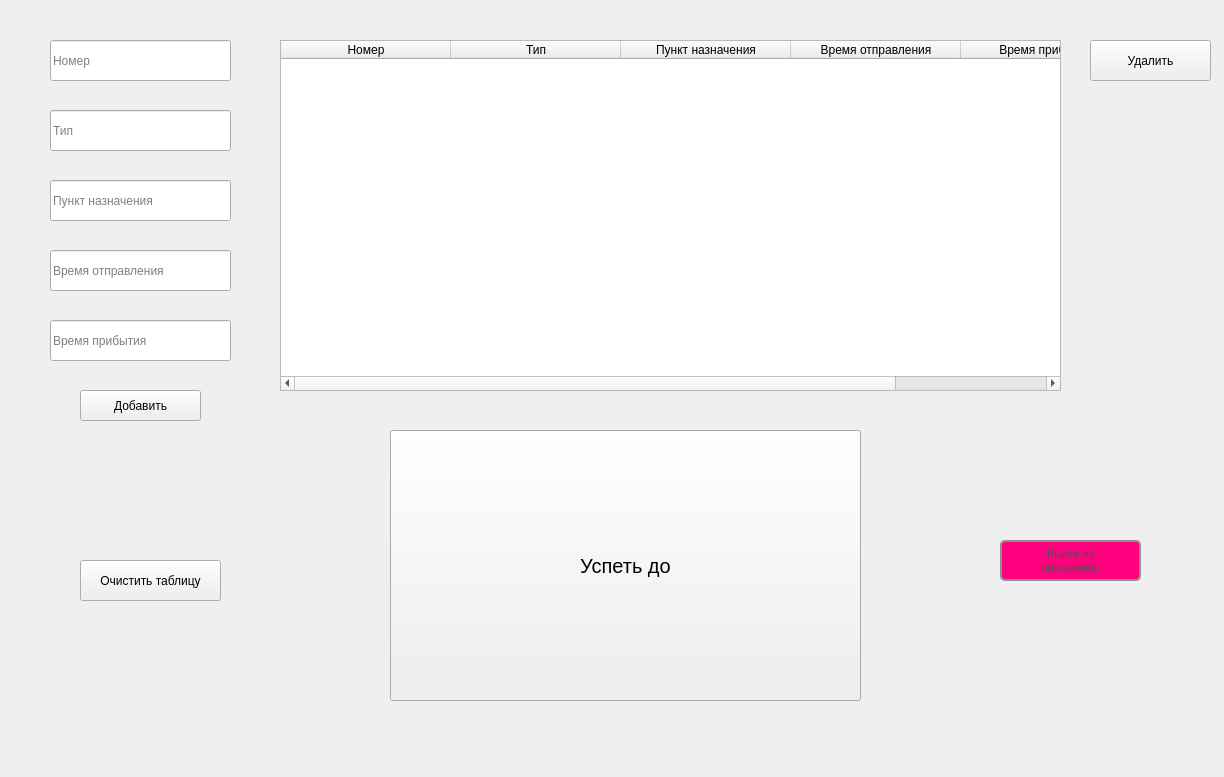
<?xml version="1.0" encoding="UTF-8"?>
<ui version="4.0">
 <class>MainWindow</class>
 <widget class="QMainWindow" name="MainWindow">
  <property name="geometry">
   <rect>
    <x>0</x>
    <y>0</y>
    <width>1224</width>
    <height>777</height>
   </rect>
  </property>
  <property name="windowTitle">
   <string>MainWindow</string>
  </property>
  <property name="styleSheet">
   <string notr="true">QMainWindow
{
	background-color:qlineargradient(spread:pad, x1:0.172, y1:0.0965909, x2:1, y2:1, stop:0 rgba(76, 12, 89, 255), stop:1 rgba(255, 255, 255, 255))
};</string>
  </property>
  <widget class="QWidget" name="centralwidget">
   <widget class="QLineEdit" name="lineEdit">
    <property name="geometry">
     <rect>
      <x>50</x>
      <y>40</y>
      <width>181</width>
      <height>41</height>
     </rect>
    </property>
    <property name="text">
     <string/>
    </property>
    <property name="placeholderText">
     <string>Номер</string>
    </property>
   </widget>
   <widget class="QLineEdit" name="lineEdit_2">
    <property name="geometry">
     <rect>
      <x>50</x>
      <y>110</y>
      <width>181</width>
      <height>41</height>
     </rect>
    </property>
    <property name="text">
     <string/>
    </property>
    <property name="placeholderText">
     <string>Тип</string>
    </property>
   </widget>
   <widget class="QLineEdit" name="lineEdit_3">
    <property name="geometry">
     <rect>
      <x>50</x>
      <y>180</y>
      <width>181</width>
      <height>41</height>
     </rect>
    </property>
    <property name="text">
     <string/>
    </property>
    <property name="placeholderText">
     <string>Пункт назначения</string>
    </property>
   </widget>
   <widget class="QLineEdit" name="lineEdit_4">
    <property name="geometry">
     <rect>
      <x>50</x>
      <y>250</y>
      <width>181</width>
      <height>41</height>
     </rect>
    </property>
    <property name="text">
     <string/>
    </property>
    <property name="placeholderText">
     <string>Время отправления</string>
    </property>
   </widget>
   <widget class="QLineEdit" name="lineEdit_5">
    <property name="geometry">
     <rect>
      <x>50</x>
      <y>320</y>
      <width>181</width>
      <height>41</height>
     </rect>
    </property>
    <property name="text">
     <string/>
    </property>
    <property name="placeholderText">
     <string>Время прибытия</string>
    </property>
   </widget>
   <widget class="QPushButton" name="pushButton">
    <property name="geometry">
     <rect>
      <x>80</x>
      <y>390</y>
      <width>121</width>
      <height>31</height>
     </rect>
    </property>
    <property name="styleSheet">
     <string notr="true">QPushButton {
    border: 2px solid #8f8f8f;
    border-radius: 5px;
    background-color: rgb(170, 170, 255);
    box-shadow: 1px 1px 2px #bfbfbf;
    transition: all 0.2s ease-out;
}

QPushButton:hover {
    border-color: #e53935;
    background-color: #ffcdd2;
    box-shadow: 0 0 20px 20px #e53935;
    animation: explode 0.5s forwards;
}

@keyframes explode {
    0% {
        transform: scale(1);
        opacity: 1;
    }
    50% {
        transform: scale(2);
        opacity: 0.5;
    }
    100% {
        transform: scale(3);
        opacity: 0;
    }
}
</string>
    </property>
    <property name="text">
     <string>Добавить</string>
    </property>
   </widget>
   <widget class="QTableWidget" name="tableWidget">
    <property name="geometry">
     <rect>
      <x>280</x>
      <y>40</y>
      <width>781</width>
      <height>351</height>
     </rect>
    </property>
    <property name="editTriggers">
     <set>QAbstractItemView::NoEditTriggers</set>
    </property>
    <attribute name="horizontalHeaderDefaultSectionSize">
     <number>170</number>
    </attribute>
    <column>
     <property name="text">
      <string>Номер</string>
     </property>
    </column>
    <column>
     <property name="text">
      <string>Тип</string>
     </property>
    </column>
    <column>
     <property name="text">
      <string>Пункт назначения</string>
     </property>
    </column>
    <column>
     <property name="text">
      <string>Время отправления</string>
     </property>
    </column>
    <column>
     <property name="text">
      <string>Время прибытия</string>
     </property>
    </column>
   </widget>
   <widget class="QPushButton" name="pushButton_2">
    <property name="geometry">
     <rect>
      <x>80</x>
      <y>560</y>
      <width>141</width>
      <height>41</height>
     </rect>
    </property>
    <property name="styleSheet">
     <string notr="true">QPushButton
{
	background-color:rgb(255, 170, 255);
	color:rgb(0, 85, 127);
	border-radius: 50%;
};</string>
    </property>
    <property name="text">
     <string>Очистить таблицу</string>
    </property>
   </widget>
   <widget class="QPushButton" name="pushButton_3">
    <property name="geometry">
     <rect>
      <x>1000</x>
      <y>540</y>
      <width>141</width>
      <height>41</height>
     </rect>
    </property>
    <property name="font">
     <font>
      <pointsize>8</pointsize>
     </font>
    </property>
    <property name="styleSheet">
     <string notr="true">QPushButton {
    border: 2px solid #8f8f8f;
    border-radius: 5px;
	background-color:rgb(255, 0, 127);
	color:rgb(79, 80, 80);
    box-shadow: 1px 1px 2px #bfbfbf;
    transition: all 0.2s ease-out;
}
</string>
    </property>
    <property name="text">
     <string>Выйти из
программы</string>
    </property>
   </widget>
   <widget class="QPushButton" name="pushButton_4">
    <property name="geometry">
     <rect>
      <x>1090</x>
      <y>40</y>
      <width>121</width>
      <height>41</height>
     </rect>
    </property>
    <property name="styleSheet">
     <string notr="true">QPushButton {
    border: 2px solid #8f8f8f;
    border-radius: 5px;
	background-color:rgb(107, 200, 129);
    box-shadow: 1px 1px 2px #bfbfbf;
    transition: all 0.2s ease-out;
	color:rgb(85, 0, 0);
}

QPushButton:hover {
    border-color: rgb(193, 255, 243);
    background-color: rgb(68, 205, 205);
    box-shadow: 0 0 30px 30px rgb(193, 255, 243);
    animation: explode 0.5s forwards;
}

@keyframes explode {
    0% {
        transform: scale(1);
        opacity: 1;
    }
    50% {
        transform: scale(2);
        opacity: 0.5;
    }
    100% {
        transform: scale(3);
        opacity: 0;
    }
}
</string>
    </property>
    <property name="text">
     <string>Удалить</string>
    </property>
   </widget>
   <widget class="QPushButton" name="pushButton_5">
    <property name="geometry">
     <rect>
      <x>390</x>
      <y>430</y>
      <width>471</width>
      <height>271</height>
     </rect>
    </property>
    <property name="font">
     <font>
      <pointsize>15</pointsize>
     </font>
    </property>
    <property name="styleSheet">
     <string notr="true">QPushButton {
    border: 2px solid #8f8f8f;
    border-radius: 5px;
	background-color: rgba(255, 255, 0, 255);
    box-shadow: 1px 1px 2px #bfbfbf;
    transition: all 0.2s ease-out;
	color:rgb(85, 0, 0);
}

QPushButton:hover {
    border-color: rgb(193, 255, 243);
	background: url(&quot;C:/Users/reshe/Documents/happy.png&quot;) no-repeat right bottom;
	background-size: cover;
	background-attachment: fixed;
	border-bottom-width: 5;
	border-right-width: 15;
    box-shadow: 0 0 30px 30px rgb(193, 255, 243);
    animation: explode 0.5s forwards;
}

@keyframes explode {
    0% {
        transform: scale(1);
        opacity: 1;
    }
    50% {
        transform: scale(2);
        opacity: 0.5;
    }
    100% {
        transform: scale(3);
        opacity: 0;
    }
}
</string>
    </property>
    <property name="text">
     <string>Успеть до</string>
    </property>
   </widget>
  </widget>
 </widget>
 <resources/>
 <connections/>
</ui>
